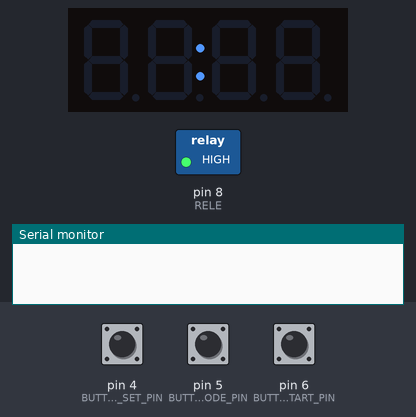
A sketch run on a simulated Arduino Uno, built with avr-gcc and run on an emulated ATmega328P. Shown: 4-digit seven-segment display, switched loads named in the sketch (green lamp = pin HIGH), the last lines printed to the serial monitor. The inputs (shaded band) are chosen by the test bench; at power-on: pin 6 (BUTTON_START_PIN) HIGH, pin 5 (BUTTON_MODE_PIN) HIGH, pin 4 (BUTTON_SET_PIN) HIGH.

Above: at 1.2 s.
1.3 s: pin 6 (BUTTON_START_PIN) pulled LOW for 0.15 s
At 2.7 s:
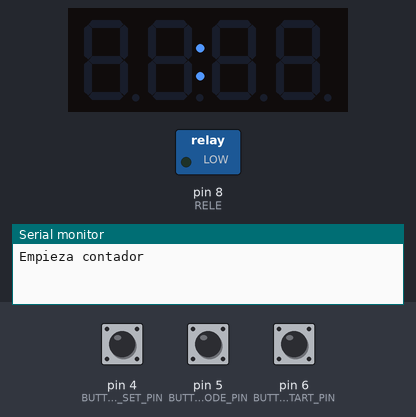
3.3 s: pin 6 (BUTTON_START_PIN) pulled LOW for 0.15 s
At 5.2 s:
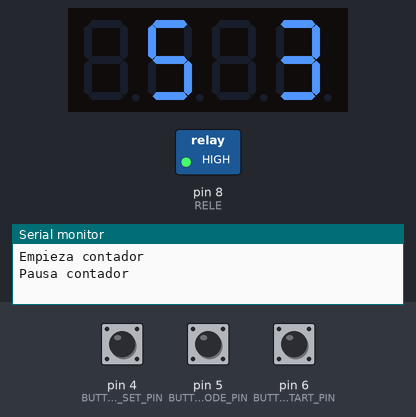
5.5 s: pin 5 (BUTTON_MODE_PIN) pulled LOW for 0.15 s
At 7.2 s:
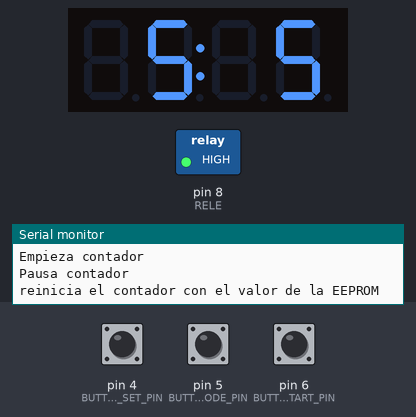
7.5 s: pin 4 (BUTTON_SET_PIN) pulled LOW for 1 s
10.3 s: pin 4 (BUTTON_SET_PIN) pulled LOW for 0.15 s
At 11.9 s:
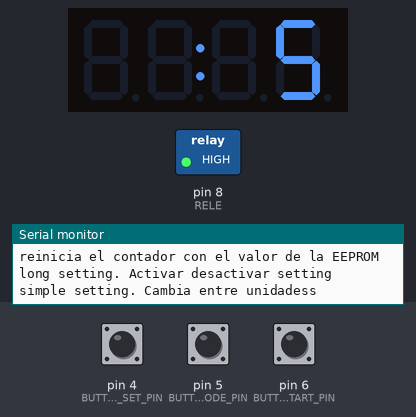
12.3 s: pin 5 (BUTTON_MODE_PIN) pulled LOW for 0.15 s
At 13.4 s:
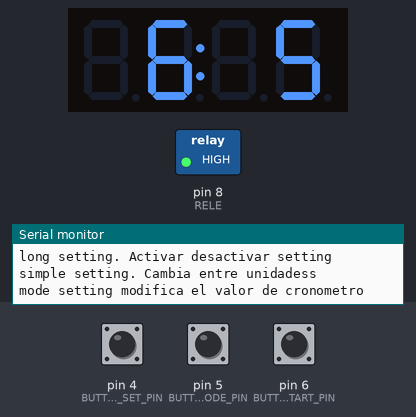
Timing chart, 0 to 15.3 s (numbered marks = the images above; inputs shaded):
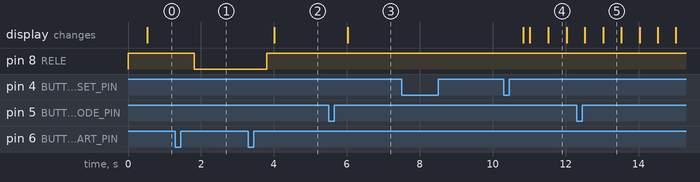

The sketch:

timerInsol.ino
```cpp
// (licence header left out)
#include <TimerOne.h>
#include "TM1637.h"
#include "Button2.h"
#include <EEPROM.h>

#define ON 1
#define OFF 0

#define BUTTON_SET_PIN  4
#define BUTTON_MODE_PIN  5
#define BUTTON_START_PIN  6
#define RELE 8

#define CLK 2 //pins definitions para TM1637
#define DIO 3

#define ZERO 0
#define UNO 1
#define DOS 2
#define TRES 3
#define CINCUENTA 50
#define VEINTE 20
#define DIEZ 10
#define NUEVE 9


#define ADDRESS ZERO

// Array para mostrar con valores a mostrar en display.
int8_t TimeDisp[] = {0x00,0x00,0x00,0x00};
// Dos puntos del display del tiempo.
unsigned char clockPoint = UNO;
unsigned char update;
unsigned char halfsecond = ZERO;
unsigned char second;
unsigned char minute;
bool stop = false;

bool started = false;
bool setting = false;
int settingIndex = ZERO;

// Objeto TM1637
TM1637 tm1637(CLK,DIO);

// Inicializa objetos botones.
Button2 setButton = Button2(BUTTON_SET_PIN);
Button2 modeButton = Button2(BUTTON_MODE_PIN);
Button2 startButton = Button2(BUTTON_START_PIN);

void setup()
{
  Serial.begin(9600);

  tm1637.set();
  tm1637.init();

  Timer1.initialize(500000);//timing para 500ms
  Timer1.attachInterrupt(timingISR);// declara rutina de interrupción: TimingISR

  // Declaración de los tipos de pulsado en los botones.
  setButton.setClickHandler(handlerBtn);
  setButton.setLongClickHandler(handlerBtn);
  setButton.setTripleClickHandler(handlerBtn);
  modeButton.setClickHandler(handlerBtn);
  startButton.setClickHandler(handlerBtn);

  // Pin rele
  pinMode(RELE, OUTPUT);

  // rele a bajo
  digitalWrite(RELE, HIGH);

  // Set valor inicio con valor de la EEPROM.
  setValorInicioEEPROM();

  // Activa los puntos del display
  tm1637.point(POINT_ON);
}


void loop()
{
  // Activa botones. comprueban que se han pulsado.
  setButton.loop();
  modeButton.loop();
  startButton.loop();

  // Modo set on
  if(setting) {
    setupUpdate();
    // tm1637.display(TimeDisp);
  }

  // Cuenta atras.
  if(started && !stop) {
    if(update == ON) {
      timeUpdate();
      setDisplayTime();
      if(!stop) {
          digitalWrite(RELE, LOW);
        } else {
          digitalWrite(RELE, HIGH);
        }
    }
  }
  if(update == ON) {
    tm1637.display(TimeDisp);
  }
}

/*
* FUNCIONES
*/

// Funcion de la interrupcion del timer. Cuenta medio segundo.
void timingISR()
{
  halfsecond ++;
  update = ON;
  if(halfsecond == 2){
    halfsecond = 0;
  }
  clockPoint = (~clockPoint) & 0x01;
}

// función para cambiar el tiempo del contador.
void setupUpdate() {
  switch(settingIndex) {
    case ZERO:
      if(halfsecond == ZERO) {
        TimeDisp[ZERO] = minute / DIEZ;
      } else {
        TimeDisp[ZERO] = 0xFF;
      }
    break;
    case UNO:
      if(halfsecond == ZERO) {
        TimeDisp[UNO] = minute % DIEZ;
      } else {
        TimeDisp[UNO] = 0xFF;
      }
    break;
    case DOS:
      if(halfsecond == ZERO) {
        TimeDisp[DOS] = second / DIEZ;
      } else {
        TimeDisp[DOS] = 0xFF;
      }
    break;
    case TRES:
      if(halfsecond == ZERO) {
        TimeDisp[TRES] = second % DIEZ;
      } else {
        TimeDisp[TRES] = 0xFF;
      }
    break;
  }
}

// Actualización del contador.
void timeUpdate(void)
{
  if(clockPoint) tm1637.point(POINT_ON);
  else tm1637.point(POINT_OFF);

  if(halfsecond == ZERO) {
    if(second == ZERO) {
      if(minute == ZERO) {
        stop = true;
      } else {
        minute --;
        second = 59;
      }
    } else {
      second --;
    }
    halfsecond = ZERO;
  }
  update = OFF;
}

// Manejo de acciones de los botones.
void handlerBtn(Button2& btn) {
  if(btn == setButton) {
    switch (btn.getType()) {
      // Sencillo: cambia entre decenas de minuto, minutos, decenas de segundo y segundos.
      case single_click:
        if(setting) {
          Serial.println("simple setting. Cambia entre unidadess");
          // Seteo de display para limpiar 0xFF
          setDisplayTime();
          // Cambiar minutos y segundos para editar.
          settingIndex++;
          if(settingIndex > 3) {
            settingIndex = 0;
          }
        }
        break;
      // Largo: Si estamos en el modo setting salir, si no activa el modo setting.
      case long_click:
        // Si esta activo setting salir si no esta activar
        setting = !setting;
        // Seteo de display para limpiar 0xFF
        setDisplayTime();
        settingIndex = 0;
        Serial.println("long setting. Activar desactivar setting");
        break;
      // Triple click: Guarda el tiempo en la EEPROM
      case triple_click:
        // Guarda en EEPROM tiempo
        if(setting == false && started == false) {
          for(int i = ZERO; i < 4; i++) {
            EEPROM.update(ADDRESS + i, TimeDisp[i]);
          }
        }
        Serial.println("triple setting. guarda en EEPROM");
        break;
      default:
        Serial.print("SET");
        break;
    }
  } else if(btn == modeButton) {
      // En modo setting modifica el valor de cronometro.
      if(btn.getType() == single_click && setting == true) {
        Serial.println("mode setting modifica el valor de cronometro");
        // modificar contador
        setTimer(settingIndex);
      }
      // reinicia el contador con el valor de la EEPROM.
      if(btn.getType() == single_click && stop == true && started == true) {
        // reiniciar el contador
        Serial.println("reinicia el contador con el valor de la EEPROM");
        stop = false;
        started = false;
        setValorInicioEEPROM();
        // Activa los puntos del display
        tm1637.point(POINT_ON);
        setDisplayTime();
      }
  } else if(btn == startButton) {
    // Empieza el contador
    if(btn.getType() == single_click) {
      if(started == false && setting == false) {
      Serial.println("Empieza contador");
      started = true;
      stop = false;
      // Activar pin rele.
      digitalWrite(RELE, LOW);
    } else {
      // Pausa el contador
      if(started == true && setting == false) {
        Serial.println("Pausa contador");
        stop = !stop;
        // Cambiar estado pin rele
        if(!stop) {
          digitalWrite(RELE, LOW);
        } else {
          digitalWrite(RELE, HIGH);
        }
      }
    }
  }
  }
}

// Set valores de tiempo en el timer.
void setTimer(int index) {

  int val = TimeDisp[index];

  switch (index) {
    case ZERO:
      val = minute / DIEZ;
      val++;
      if(val > DOS) {
        minute = minute - VEINTE;
      } else {
        minute += DIEZ;
      }
    break;
    case UNO:
      val = minute % DIEZ;
      val++;
      if(val > NUEVE) {
        minute = minute - NUEVE;
      } else {
        minute++;
      }
    break;
    case DOS:
      val = second / DIEZ;
      val++;
      if(val > 5) {
        second = second - CINCUENTA;
      } else {
        second += DIEZ;
      }
    break;
    case TRES:
      val = second % DIEZ;
      val++;
      if(val > NUEVE) {
        second = second - NUEVE;
      } else {
        second++;
      }
    break;
    }
}

void setDisplayTime() {
  TimeDisp[ZERO] = minute / 10;
  TimeDisp[UNO] = minute % 10;
  TimeDisp[DOS] = second / 10;
  TimeDisp[TRES] = second % 10;
}

// Temporizador con el tiempo guardado en la EEPROM
void setValorInicioEEPROM() {
  // Set valor inicio con valor de la EEPROM.
  for(int i = 0; i < 4; i++) {
    TimeDisp[i] = EEPROM.read(ADDRESS + i);
  }
  minute = TimeDisp[ZERO] * DIEZ + TimeDisp[UNO];
  second = TimeDisp[DOS] * DIEZ + TimeDisp[TRES];
}
```

Measured:
- after the input at 1.3 s, pin 8 (RELE): HIGH → LOW after 0.52 s
- after the input at 3.3 s, pin 8 (RELE): LOW → HIGH after 0.50 s; the display: changes after 0.71 s (image 2)
- after the input at 5.5 s, the display: changes after 0.53 s (image 3)
- after the input at 10.3 s, the display: changes after 0.53 s (image 4)
- after the input at 12.3 s, the display: first differs from a run without the input after 0.73 s (image 5)
- what the display in image 4 shows lasts 0.5 s, from 11.5 s to 12.0 s
